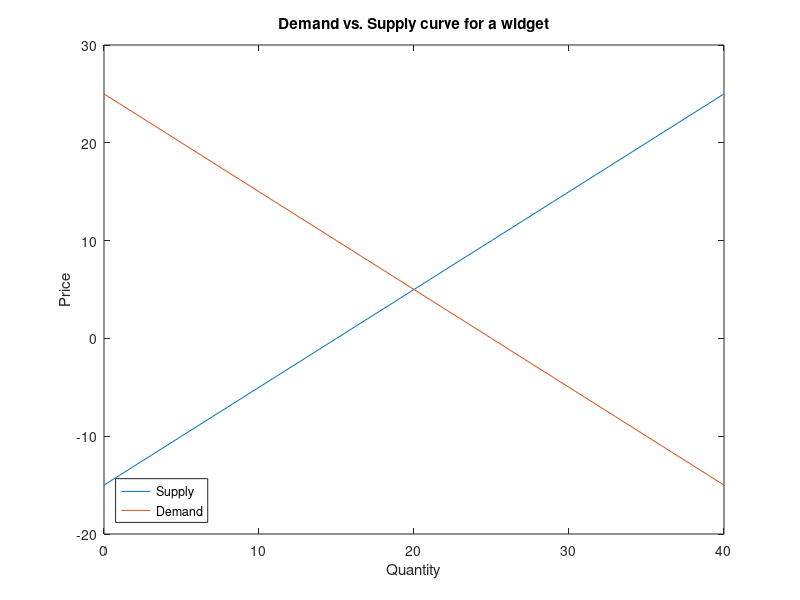

The MATLAB script that drew this image:
% setting up the quant range
q=0:40;

% get demand supply lines initially 
supply=q-15;
demand=-1*q+25;

% get intersection of demand and supply curve
intersection=find(supply==demand)-1;
intersection_y=supply(20)+1;

disp('a)');
% calculate consumer surplus
consumer_surplus=0.5*20*(25-5);
disp('Consumer Surplus');
disp(consumer_surplus);

% calculate producer surplus
producer_surplus=0.5*20*5;
disp('Producer Surplus');
disp(producer_surplus);

% plot initial graph
plot(q,supply,q,demand);
title('Demand vs. Supply curve for a widget');
ylabel('Price');
xlabel('Quantity');
legend({'Supply','Demand'},'Location','southwest')
